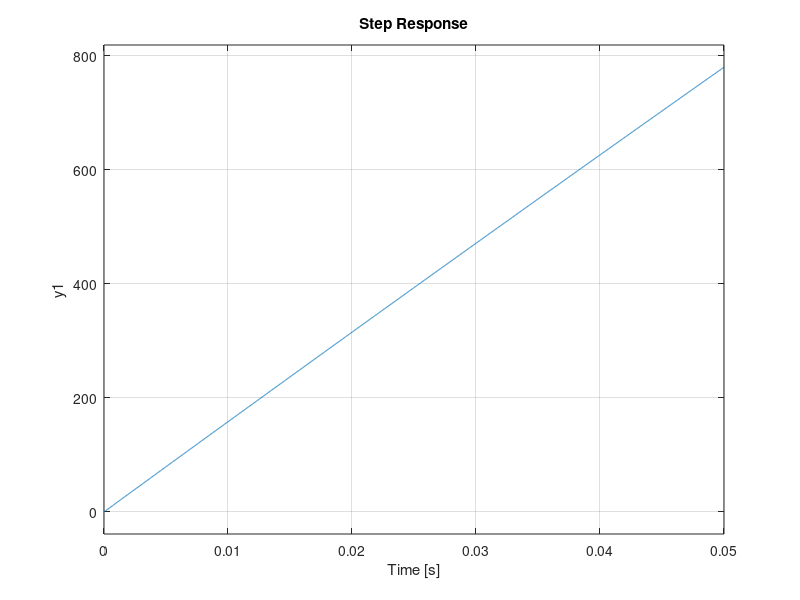

This chart was generated by the following MATLAB code: (Note: this script raises an error after producing the figure.)
J = (0.58)*(1e-3)*(1e-4);
R = 4.3;
L = 65e-6;
Km = 3.96*(1e-3);
Ke = 0.414*(1e-3)/60*2*pi;

P = tf([1], [L*J/Km, R*J/Km, Ke]);

step(P);

Ts = 1e-3;
Pd = c2d(P, Ts);

pidTuner(Pd);
